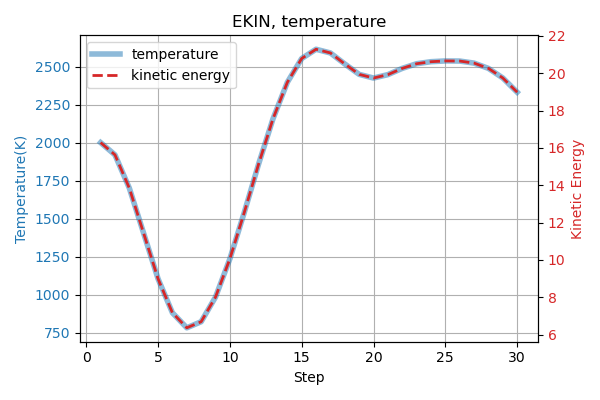

Generate this figure with Python:
import matplotlib.pyplot as plt

xx = []
yy = []
yy2 = []

with open('/home/dein/VASP_dein/md-part1/MD/temperature_list.dat', 'r') as toten:
    lines = toten.readlines()

for i in range(2, 32):
    line_split = lines[i].split()
    print(line_split)
    xx.append(int(line_split[0]))
    yy.append(float(line_split[1]))
    yy2.append(float(line_split[2]))

print(xx)
print(yy)
print(yy2)

# 그림과 첫 번째 축(ax1) 생성
fig, ax1 = plt.subplots(figsize=(6, 4))

# --- 첫 번째 축 (왼쪽 y축): yy (temperature) ---
color1 = 'tab:blue'
ax1.set_xlabel("Step")
ax1.set_ylabel("Temperature(K)", color=color1)
# 이중축의 핵심은 범례를 합치는 것. 선은 그려졌고,선에 대한 리스트가 line1에 저장됨.
line1 = ax1.plot(xx, yy, color=color1, label="temperature", linewidth=4, alpha=0.5)
ax1.tick_params(axis='y', labelcolor=color1)
ax1.grid(True)

# --- 두 번째 축 (오른쪽 y축): yy2 (kinetic energy) ---
ax2 = ax1.twinx()  # ax1과 x축을 공유하는 ax2 생성
color2 = 'tab:red'
ax2.set_ylabel("Kinetic Energy", color=color2)
line2 = ax2.plot(xx, yy2, color=color2, label="kinetic energy", linewidth=2, linestyle='--', alpha=1.0)
ax2.tick_params(axis='y', labelcolor=color2)

# --- 범례(Legend) 합치기 ---
# ax1과 ax2의 그래프(line)들을 하나의 리스트로 합칩니다.
lines = line1 + line2
labels = [l.get_label() for l in lines]
ax1.legend(lines, labels, loc='best')

plt.title("EKIN, temperature")
fig.tight_layout() # 라벨이나 축이 잘리지 않도록 여백 자동 조정
plt.savefig("plot_temperature_2layer.png")
plt.show()
